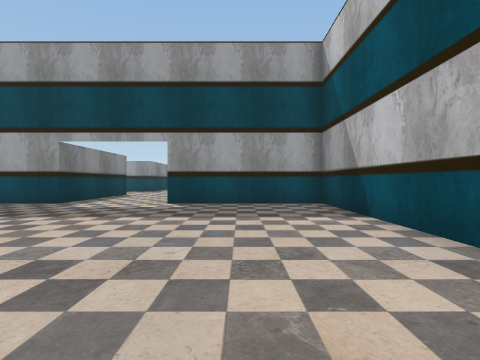
view 1 (above)

16 first-person views from a walk through a scene from a Unity 3-D project. The camera is 1.3 m above the floor, looks level and sees 75° across. The floor is counted in squares, 2 m on a side. Each view is taken from the middle of a square. On the plan, view 1 faces up. The plan holds only what a view shows up to about 10 squares ahead; the rest is blank. The place goes on beyond the plan.

view 2
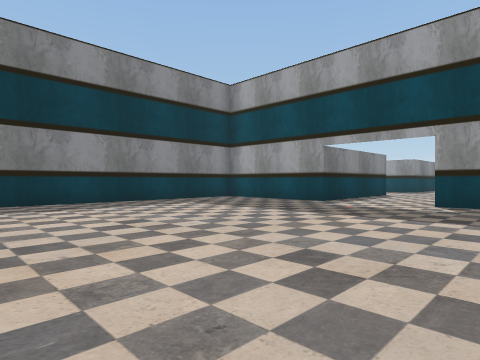

view 3
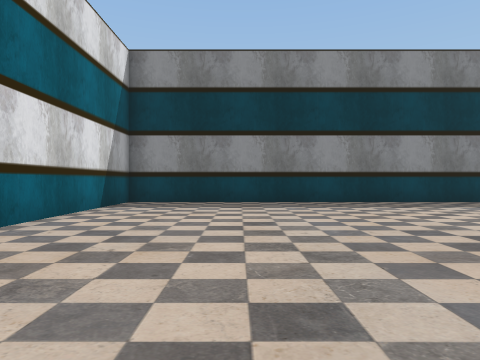

view 4
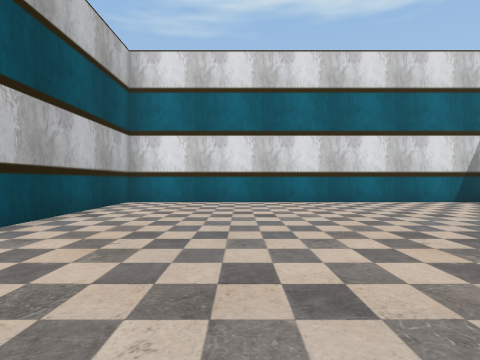

view 5
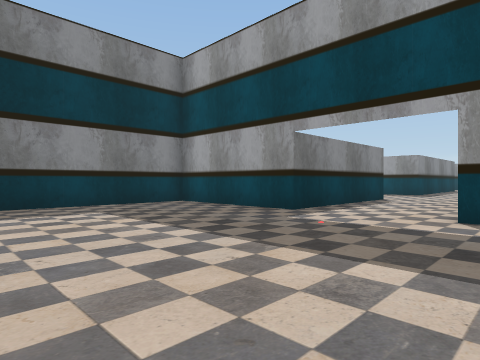

view 6
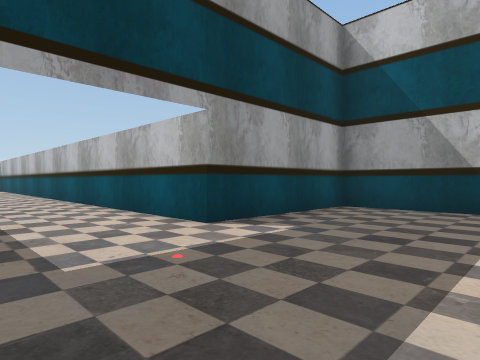

view 7
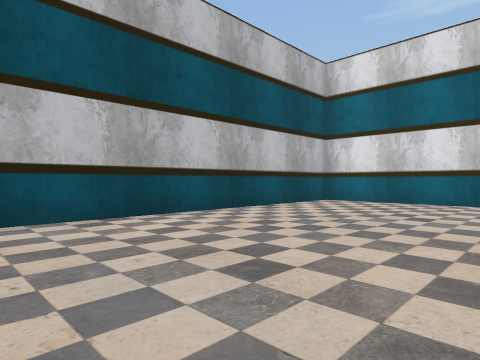

view 8
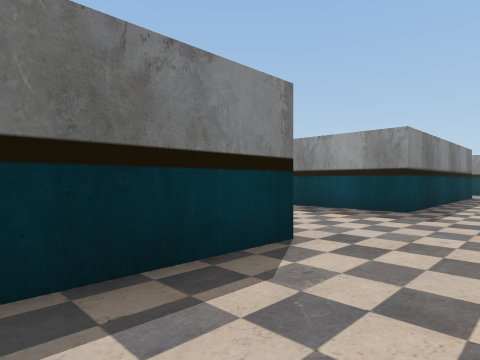

view 9
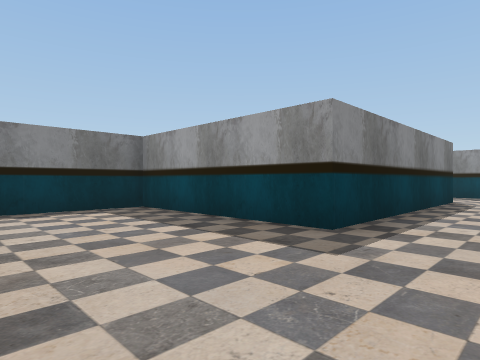

view 10
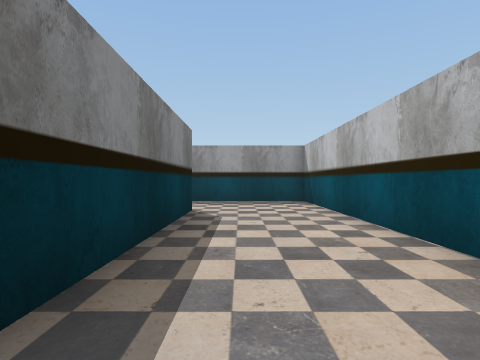

view 11
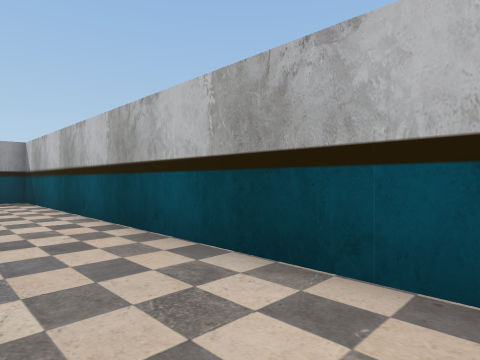

view 12
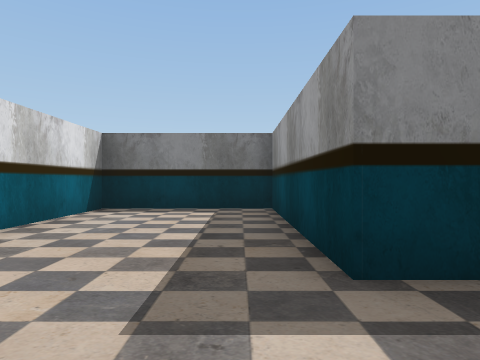

view 13
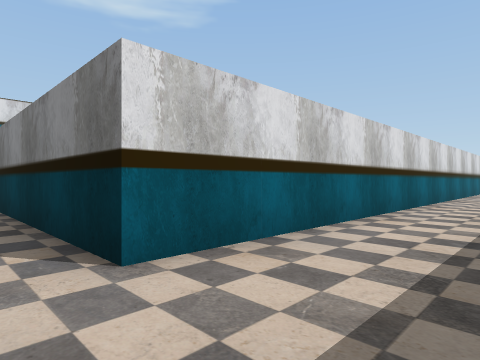

view 14
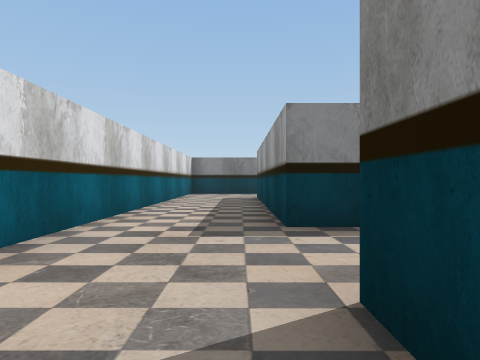

view 15
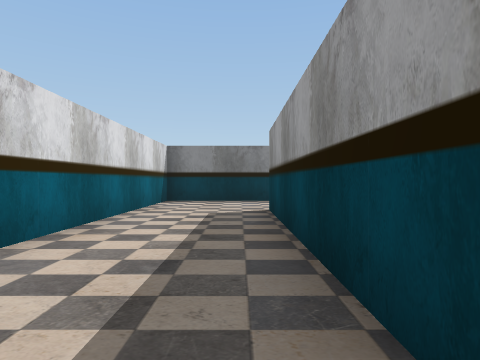

view 16
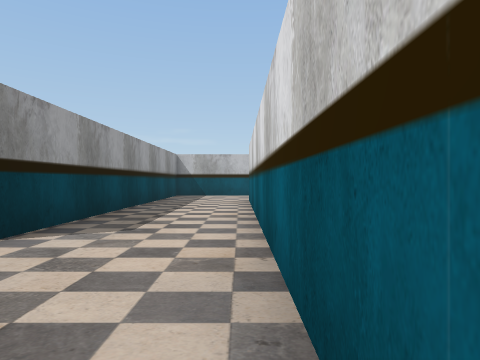

### Floor plan
Points are (right, up) in squares from view 1. A wall is a line through its corners. A room is listed if a view was taken in it or the views show most of it. See-through windows are left out.
Room 1 (views 1, 2, 3, 4, 5, 6, 7, 8, 9)
walls: (-5, 13.9) (-5, 8.7) (-9.2, 8.7) (-9.2, -5.3) (2.3, -5.3) (2.3, 8.7) (-2, 8.7) (-2, 14.4)
ways out: opening at (-3.5, 13.5) to room 2
objects: other object (-3, 7)
Room 2 (views 10, 11, 12)
walls: (-2, 14.4) (-2, 25.6); (-5, 24.7) (-5, 17.7) (-10.1, 17.7) (-10.1, 13.9) (-8.9, 13.9)
ways out: opening at (-3.5, 13.5) to room 1; opening at (-3.5, 24.5) to room 3
Room 3 (views 13, 14, 15, 16)
walls: (-14.3, 28.5) (-14.3, 27.6) (-21.6, 27.6); (-24.8, 28) (-24.8, 24.7) (-5, 24.7); (-2, 25.6) (-2, 27.6) (-11.8, 27.6)
ways out: opening at (-3.5, 24.5) to room 2

Where each view was taken, in squares from view 1:
view 1: 0 up, 0 right, facing up
view 2: 0 up, 0 right, facing up-left
view 3: 2 down, 0 right, facing left
view 4: 4 up, 1 left, facing down
view 5: 3 up, 1 left, facing up-left
view 6: 5 up, 5 left, facing up-right
view 7: 4 up, 3 left, facing down-right
view 8: 11 up, 3 left, facing up-left
view 9: 14 up, 3 left, facing up-left
view 10: 18 up, 4 left, facing up
view 11: 17 up, 4 left, facing up-right
view 12: 17 up, 3 left, facing left
view 13: 27 up, 4 left, facing down-left
view 14: 27 up, 10 left, facing left
view 15: 27 up, 15 left, facing left
view 16: 25 up, 15 left, facing right
